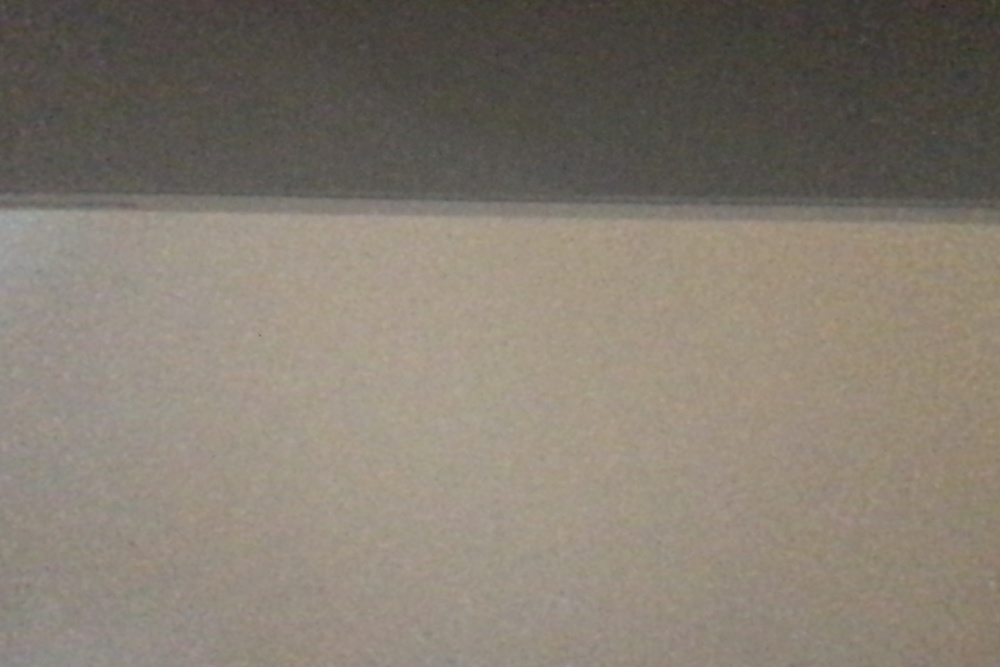
#> input picture Assignment02/test_photo.jpg, 1000 x 667 px, shrunk from 1440 x 960 before the run, given in place of the camera
$ python part1.py
#> lines starting #> are read from the running program, lines starting #| are printed output that depends on the picture; after the words box and inside, x2 and y2 are one past the last pixel; in counts of white or black regions, pixels touching at a corner belong together
import cv2
import numpy as np
import time

cap = cv2.VideoCapture(1)

while True:
    start_time = time.time()
    ret, frame = cap.read()
#> frame is the input picture: shape (667, 1000, 3); mean B, G, R 112, 123.4, 131.6

    gray = cv2.cvtColor(frame, cv2.COLOR_BGR2GRAY)
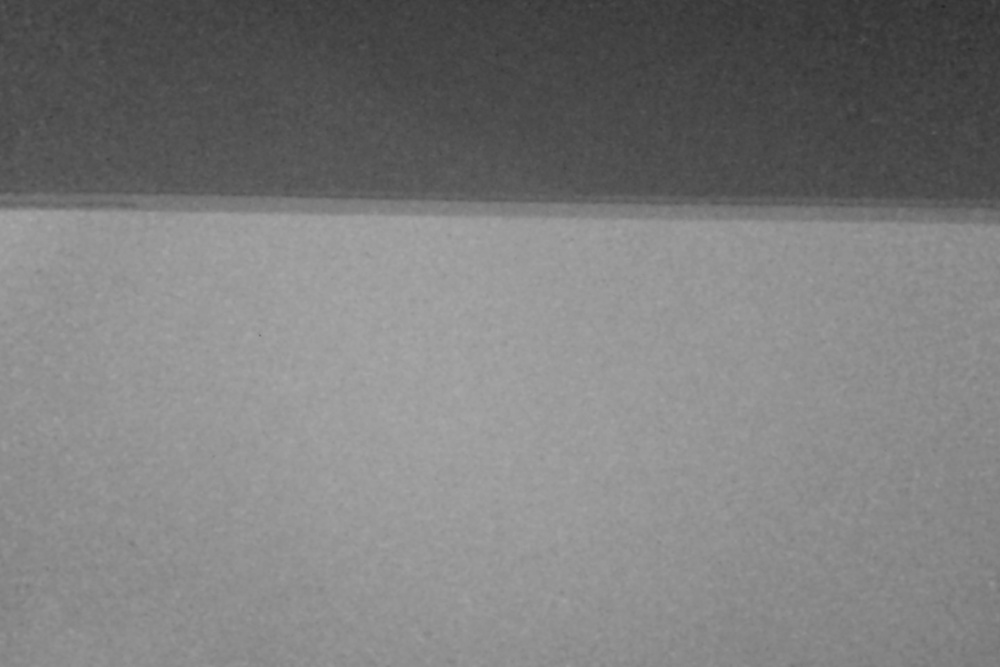
#> gray: shape (667, 1000); min 37, max 170, mean 124.6

    # Apply Gaussian Blur to reduce noise
    blurred = cv2.GaussianBlur(gray, (5, 5), 0)

    # Apply Canny Edge Detection
    edges = cv2.Canny(blurred, 50, 150)
#> edges: shape (667, 1000); every value is 0

    # Use Hough Transform to detect lines
    lines = cv2.HoughLinesP(edges, 1, np.pi / 180, threshold=100, minLineLength=50, maxLineGap=10)
#> lines = None

    # Draw the detected lines on the original frame
    if lines is not None:
        for line in lines:
            x1, y1, x2, y2 = line[0]
            cv2.line(frame, (x1, y1), (x2, y2), (0, 255, 0), 2)

    # Calculate fps
    end_time = time.time()
    fps = 1 / (end_time - start_time)

    cv2.putText(frame, f"FPS: {fps:.2f}", (10, 30), cv2.FONT_HERSHEY_SIMPLEX, 1, (255, 255, 255), 2)
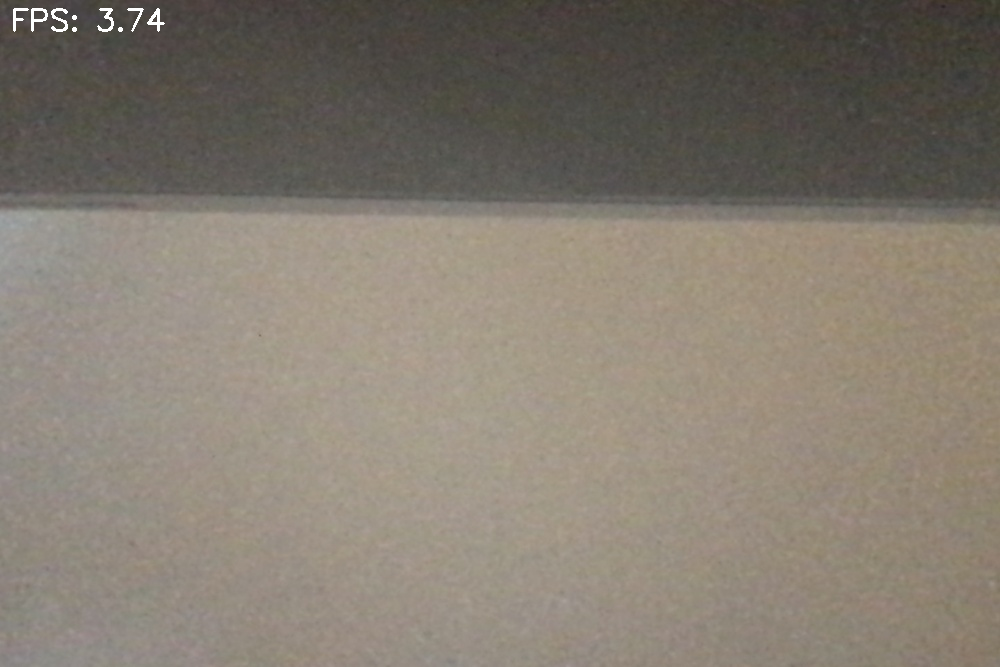
#> frame: shape (667, 1000, 3); 0.14% of pixels changed, all inside (x1, y1, x2, y2) = (13, 8, 165, 32)

    cv2.imshow('Frame with Lines', frame)

    cv2.imshow('Edge Detection', edges)

    # Break the loop with 'q'
    if cv2.waitKey(1) & 0xFF == ord('q'):
#> (key q is pressed here)
        break

# Release the video capture and close windows
cap.release()
cv2.destroyAllWindows()
